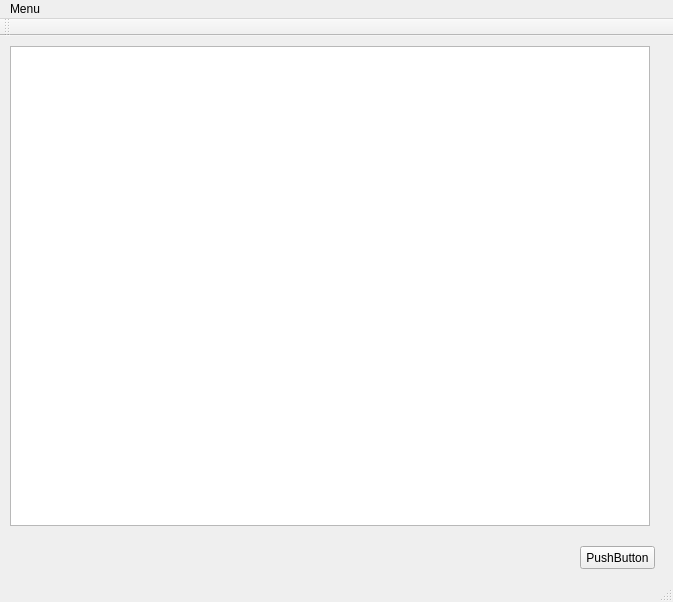
<?xml version="1.0" encoding="UTF-8"?>
<ui version="4.0">
 <class>MainWindow</class>
 <widget class="QMainWindow" name="MainWindow">
  <property name="geometry">
   <rect>
    <x>0</x>
    <y>0</y>
    <width>673</width>
    <height>602</height>
   </rect>
  </property>
  <property name="windowTitle">
   <string>MainWindow</string>
  </property>
  <widget class="QWidget" name="centralWidget">
   <widget class="QGraphicsView" name="graphicsView">
    <property name="geometry">
     <rect>
      <x>10</x>
      <y>10</y>
      <width>640</width>
      <height>480</height>
     </rect>
    </property>
    <property name="verticalScrollBarPolicy">
     <enum>Qt::ScrollBarAlwaysOff</enum>
    </property>
    <property name="horizontalScrollBarPolicy">
     <enum>Qt::ScrollBarAlwaysOff</enum>
    </property>
   </widget>
   <widget class="QPushButton" name="pushButton">
    <property name="geometry">
     <rect>
      <x>580</x>
      <y>510</y>
      <width>75</width>
      <height>23</height>
     </rect>
    </property>
    <property name="text">
     <string>PushButton</string>
    </property>
   </widget>
  </widget>
  <widget class="QMenuBar" name="menuBar">
   <property name="geometry">
    <rect>
     <x>0</x>
     <y>0</y>
     <width>673</width>
     <height>21</height>
    </rect>
   </property>
   <widget class="QMenu" name="menuMenu">
    <property name="title">
     <string>Menu</string>
    </property>
    <addaction name="actionLogin_as_admin"/>
    <addaction name="actionAutor"/>
    <addaction name="actionEXIT"/>
   </widget>
   <addaction name="menuMenu"/>
  </widget>
  <widget class="QToolBar" name="mainToolBar">
   <attribute name="toolBarArea">
    <enum>TopToolBarArea</enum>
   </attribute>
   <attribute name="toolBarBreak">
    <bool>false</bool>
   </attribute>
  </widget>
  <widget class="QStatusBar" name="statusBar"/>
  <action name="actionLogin_as_admin">
   <property name="text">
    <string>Login as admin</string>
   </property>
  </action>
  <action name="actionAutor">
   <property name="text">
    <string>autor</string>
   </property>
  </action>
  <action name="actionEXIT">
   <property name="text">
    <string>EXIT</string>
   </property>
  </action>
 </widget>
 <layoutdefault spacing="6" margin="11"/>
 <resources/>
 <connections/>
</ui>
